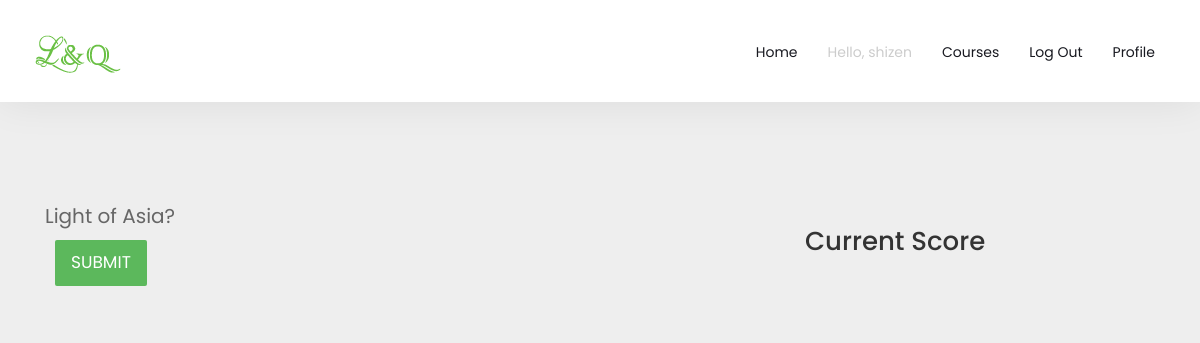
The page /question/2/ (signed in) on the database as committed earlier.
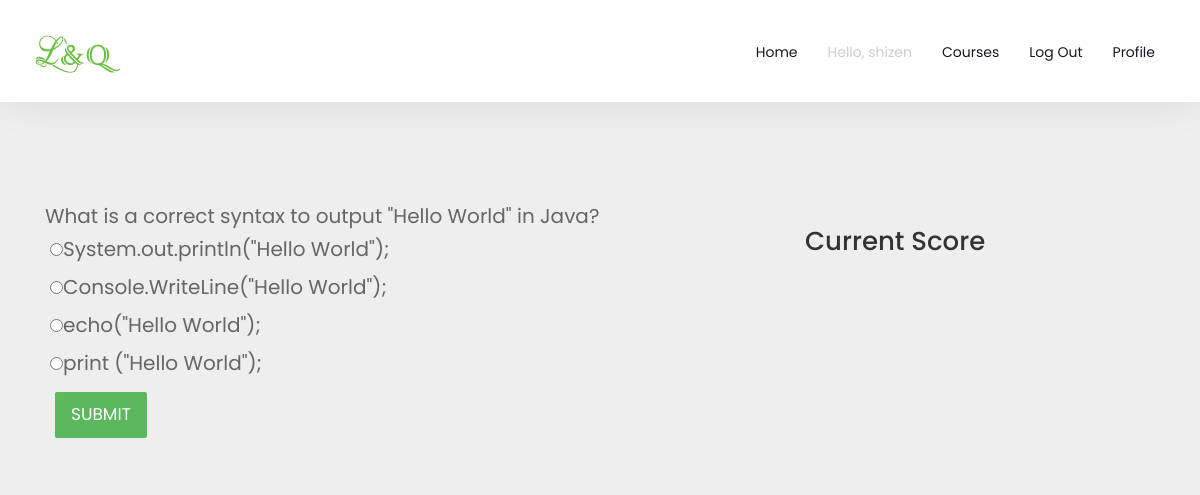
The same page on the database as committed later.
### participants/models.py (models this page shows, shortened)
class Question(models.Model):
	ques = models.TextField()
	correct_ans = models.CharField(max_length = 100)
	title = models.ForeignKey(Course, on_delete = models.CASCADE)

class Answer(models.Model):
	ans = models.CharField(max_length=100)
	ques = models.ForeignKey(Question, on_delete = models.CASCADE)

### question/views.py (the view)
# urls.py: path('',include('question.urls')),
@login_required(login_url="/signin/")
def question(request, pk="1", qpk=1):
	if request.method == 'POST':
		try:
			chosen = request.POST['choice']
			global sindex
			global eindex
			global score
			q = Question.objects.filter(title_id = pk)[sindex:eindex].get()
			if str(chosen) == q.correct_ans: #add score if the chosen answer is correct
					score += 10
			while eindex < Question.objects.filter(title_id = pk).count():	 #only run the loop until all the questions in the given topic have been shown.
				sindex +=1   #add the sindex and eindex after each iteration
				eindex +=1
				q = Question.objects.filter(title_id = pk)[sindex:eindex].get()	#get method to get only 1 element from the queryset
				a = Answer.objects.filter(ques_id = q.pk)
				return render(request, 'question/question.html', context ={'question':q, 'answer':a, 's':score})
			else:
				return render(request, 'question/score.html', context={'s':score})
		except:
			messages.info(request, 'Please select your answer!')
			return HttpResponseRedirect("")
	else:
		sindex = 0
		eindex = 1
		score = 0
		try:
			q = Question.objects.filter(title_id = pk)[sindex:eindex].get() #get method to get only 1 element from the queryset
			a = Answer.objects.filter(ques_id = q.pk)
			return render(request, 'question/question.html', context ={'question':q, 'answer':a})
		except:
			return HttpResponse('Sorry, No question has yet been added to the given Course!')

### question/templates/question/question.html (shortened to what this page needs)
{% extends 'header.html' %}
{% block content %}
<div class="container" style="padding-top: 100px; font-size: 20px;">
<div class="col-md-8">
<form method="post" action = " {% url 'question:question' question.title_id %} ">
<div>
{{ question.ques }}</div>
{% for a in answer %}
<div class="container-fluid" style="padding: 5px;">
<input type="radio" name="choice" value="{{ a.ans }}">{{ a.ans }}
</div>
{% endfor %}
<div style="padding: 10px;">
<input type="submit" value="Submit" class="btn btn-success btn-lg">
</div>
</form>
</div>
<div class="col-md-4">
	<h1>Current Score {{s}}</h1>
</div>
</div>
{% endblock %}

Rows that differ between the two databases and show on the page:
removed Question: ques "Light of Asia?"
added Question: ques "What is a correct syntax to output \"Hello World\" in Java?"
added Answer: ans "System.out.println(\"Hello World\");"
added Answer: ans "Console.WriteLine(\"Hello World\");"
added Answer: ans "echo(\"Hello World\");"
added Answer: ans "print (\"Hello World\");"
